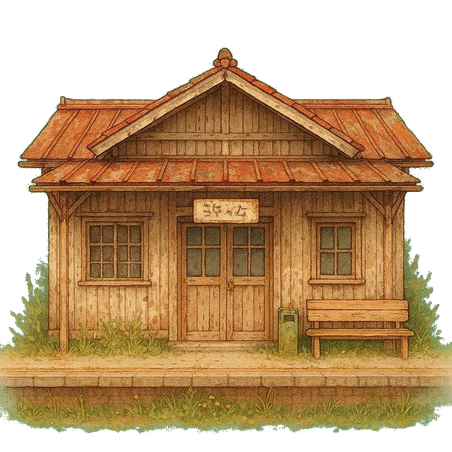
#> input picture assets/station_stage0.png, 452 x 452 px, shrunk from 810 x 810 before the run, given in place of Gemini_Generated_Image_jn472tjn472tjn47.png, which was not available
$ python process_stage9.py
#> lines starting #> are read from the running program, lines starting #| are printed output that depends on the picture; pictures that were not available may be replaced by others from this repository, and a replacement may not be noted
"""Stage9 画像: 緑背景をChroma Keyで透過 + タイトクロップ。"""
from pathlib import Path
from PIL import Image

SRC = Path(r"D:\ゲーム制作\station-builder\assets\Gemini_Generated_Image_jn472tjn472tjn47.png")
OUT_FINAL = Path(r"D:\ゲーム制作\station-builder\assets\station_stage9.png")

print(f"loading {SRC}")
src = Image.open(SRC).convert("RGBA")
#> src is the input picture: PIL image 452x452 RGBA; mean R, G, B, A 108.7, 78.4, 42.1, 167.6
w, h = src.size
#> w = 452; h = 452
print(f"size: {w}x{h}")
#| size: 452x452

print("chroma key (pure green removal)...")
pixels = src.load()
for y in range(h):
    for x in range(w):
        r, g, b, a = pixels[x, y]
        if g > 140 and g > r * 1.4 and g > b * 1.4:
            pixels[x, y] = (0, 0, 0, 0)
        elif g > 120 and g > r * 1.2 and g > b * 1.2:
            new_a = max(0, a - 128)
            pixels[x, y] = (r, g, b, new_a)

print("tight cropping...")
bbox = src.getbbox()
#> bbox = (0, 45, 452, 436)
print(f"bbox: {bbox}")
#| bbox: (0, 45, 452, 436)
cropped = src.crop(bbox) if bbox else src
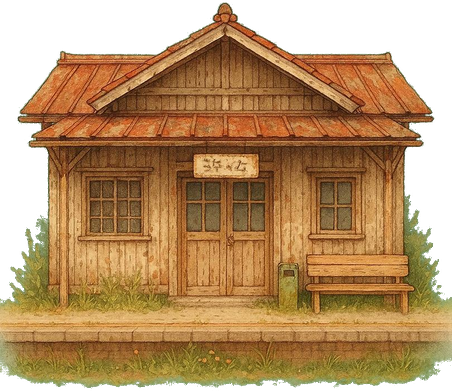
#> cropped: PIL image 452x391 RGBA; mean R, G, B, A 125.5, 90.3, 48.6, 193.3; transparent parts drawn white

# 上下を削って横長化（ドームのトップと床の余白を詰める）
cw, ch = cropped.size
#> cw = 452; ch = 391
top_crop = int(ch * 0.05)
#> top_crop = 19
bottom_crop = int(ch * 0.08)
#> bottom_crop = 31
cropped = cropped.crop((0, top_crop, cw, ch - bottom_crop))
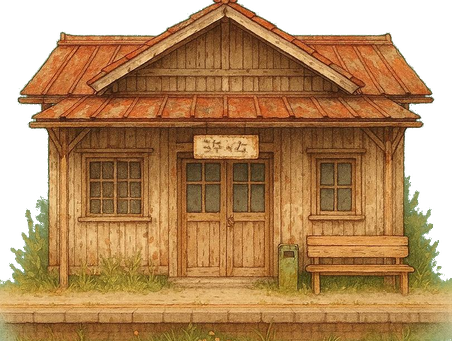
#> cropped: PIL image 452x341 RGBA; mean R, G, B, A 132.8, 93.2, 50.6, 204.5; transparent parts drawn white
print(f"after trim: {cropped.size} (ratio={cropped.size[0]/cropped.size[1]:.2f})")
#| after trim: (452, 341) (ratio=1.33)

cropped.save(OUT_FINAL)
print(f"saved {OUT_FINAL}")

$ run again, on assets/station_stage4.png
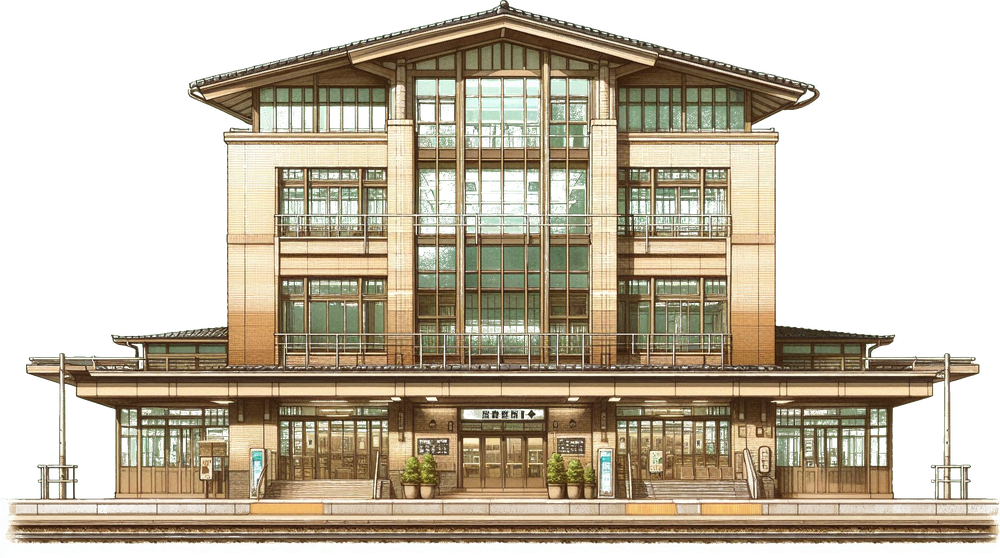
#> input picture assets/station_stage4.png, 1000 x 558 px, shrunk from 1792 x 1000 before the run, given in place of Gemini_Generated_Image_jn472tjn472tjn47.png, which was not available
#> src is the input picture: PIL image 1000x558 RGBA; mean R, G, B, A 100.1, 90.5, 71.4, 151
#| size: 1000x558
#> bbox = (0, 0, 1000, 558)
#| bbox: (0, 0, 1000, 558)
#> `cropped = cropped.crop((0, top_crop, cw, ch - bottom_crop))`:
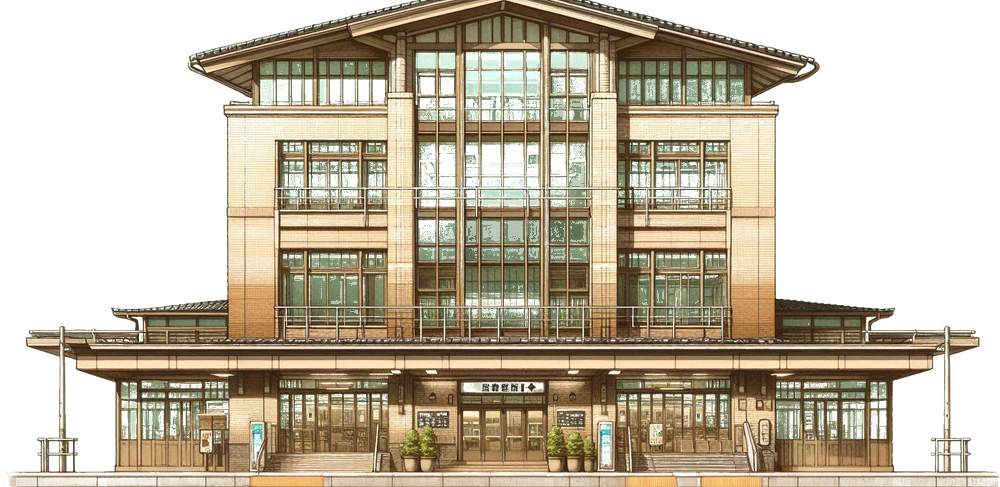
#> cropped: PIL image 1000x487 RGBA; mean R, G, B, A 97.7, 88.1, 67.9, 148.2; transparent parts drawn white
#| after trim: (1000, 487) (ratio=2.05)

$ run again, on assets/station_stage5.png
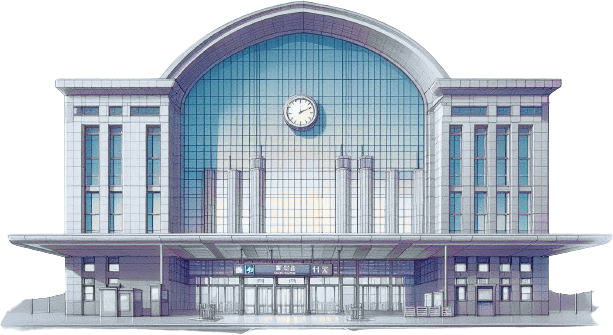
#> input picture assets/station_stage5.png, 613 x 335 px, given in place of Gemini_Generated_Image_jn472tjn472tjn47.png, which was not available
#> src is the input picture: PIL image 613x335 RGBA; mean R, G, B, A 104.8, 113.3, 123.9, 176.5
#| size: 613x335
#> bbox = (0, 0, 613, 335)
#| bbox: (0, 0, 613, 335)
#> `cropped = cropped.crop((0, top_crop, cw, ch - bottom_crop))`:
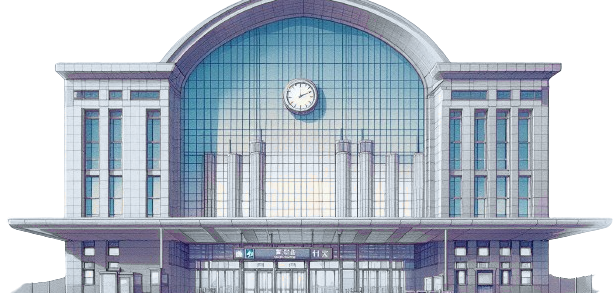
#> cropped: PIL image 613x293 RGBA; mean R, G, B, A 107.5, 116.7, 128.1, 183.5; transparent parts drawn white
#| after trim: (613, 293) (ratio=2.09)
